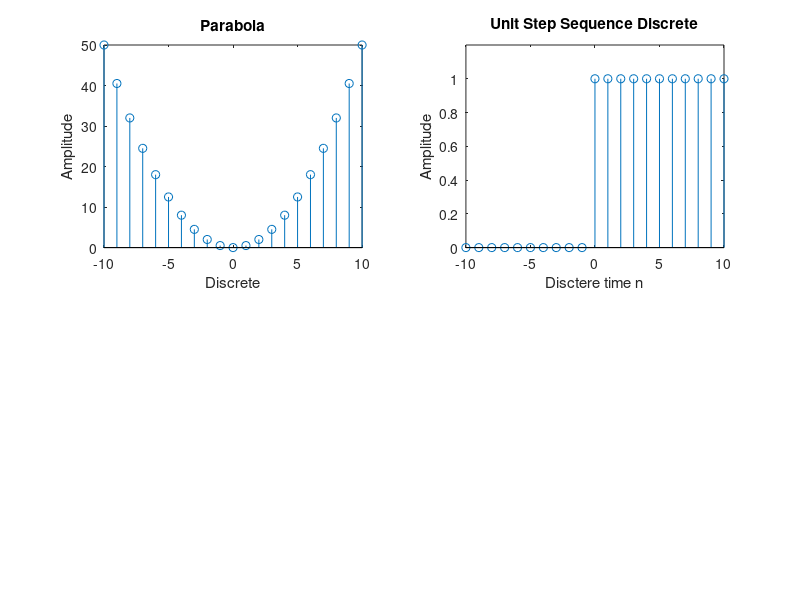

The MATLAB script that drew this image: (Note: this script raises an error after producing the figure.)
n=-10:1:10;
parabola = 0.5*(n.^2);
subplot(2,2,1);
stem(n,parabola);
xlabel('Discrete');
ylabel('Amplitude');
title('Parabola');

n = -10:1:10;
step = [zeros(1,10),ones(1,11)];
subplot(2,2,2);
stem(n,step);
xlabel('Disctere time n');
ylabel('Amplitude');
title('Unit Step Sequence Discrete');
axis([-10 10 0 1.2]);

n= -10:1:10;
add= parabola * step;
subplot(2,2,3);
stem(n,add);
